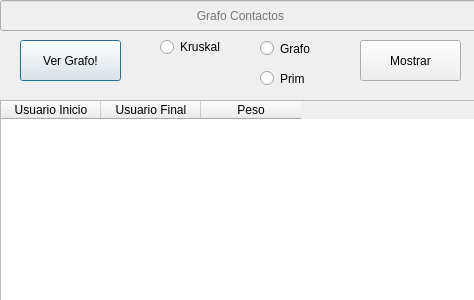
<?xml version="1.0" encoding="UTF-8"?>
<ui version="4.0">
 <class>GrafoDialog</class>
 <widget class="QDialog" name="GrafoDialog">
  <property name="geometry">
   <rect>
    <x>0</x>
    <y>0</y>
    <width>474</width>
    <height>300</height>
   </rect>
  </property>
  <property name="windowTitle">
   <string>Dialog</string>
  </property>
  <widget class="QLineEdit" name="grafolineEdit">
   <property name="enabled">
    <bool>false</bool>
   </property>
   <property name="geometry">
    <rect>
     <x>0</x>
     <y>0</y>
     <width>481</width>
     <height>31</height>
    </rect>
   </property>
   <property name="alignment">
    <set>Qt::AlignCenter</set>
   </property>
   <property name="placeholderText">
    <string>Grafo Contactos</string>
   </property>
  </widget>
  <widget class="QPushButton" name="visualizarPushButton">
   <property name="geometry">
    <rect>
     <x>20</x>
     <y>40</y>
     <width>101</width>
     <height>41</height>
    </rect>
   </property>
   <property name="text">
    <string>Ver Grafo!</string>
   </property>
  </widget>
  <widget class="QTableWidget" name="grafoTableWidget">
   <property name="geometry">
    <rect>
     <x>0</x>
     <y>100</y>
     <width>481</width>
     <height>201</height>
    </rect>
   </property>
   <column>
    <property name="text">
     <string>Usuario Inicio</string>
    </property>
   </column>
   <column>
    <property name="text">
     <string>Usuario Final</string>
    </property>
   </column>
   <column>
    <property name="text">
     <string>Peso</string>
    </property>
   </column>
  </widget>
  <widget class="QPushButton" name="btnMostrar">
   <property name="geometry">
    <rect>
     <x>360</x>
     <y>40</y>
     <width>101</width>
     <height>41</height>
    </rect>
   </property>
   <property name="text">
    <string>Mostrar</string>
   </property>
  </widget>
  <widget class="QRadioButton" name="rbtnPrim">
   <property name="geometry">
    <rect>
     <x>260</x>
     <y>70</y>
     <width>82</width>
     <height>17</height>
    </rect>
   </property>
   <property name="text">
    <string>Prim</string>
   </property>
  </widget>
  <widget class="QRadioButton" name="rbtnGrafo">
   <property name="geometry">
    <rect>
     <x>260</x>
     <y>40</y>
     <width>82</width>
     <height>17</height>
    </rect>
   </property>
   <property name="text">
    <string>Grafo</string>
   </property>
  </widget>
  <widget class="QRadioButton" name="rbtnKruskal">
   <property name="geometry">
    <rect>
     <x>160</x>
     <y>37</y>
     <width>82</width>
     <height>20</height>
    </rect>
   </property>
   <property name="text">
    <string>Kruskal</string>
   </property>
  </widget>
 </widget>
 <resources/>
 <connections/>
</ui>
